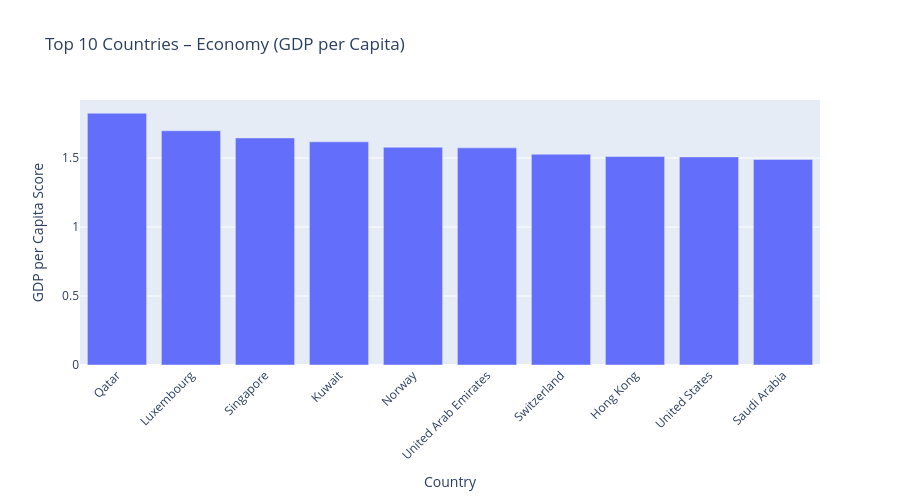

The code cell stored with this chart in its notebook:
### Code cell
# Task 3: Exploratory Data Analysis
# Bar Charts 
import plotly.express as px

# Top 10 countries by GDP per Capita
top10_gdp = df.nlargest(10, "Economy (GDP per Capita)")

fig_4 = px.bar(
    top10_gdp,
    x="Country",
    y="Economy (GDP per Capita)",
    title="Top 10 Countries – Economy (GDP per Capita)",
    labels={"Economy (GDP per Capita)": "GDP per Capita Score"},
    hover_data={"Economy (GDP per Capita)": True}
)

fig_4.update_layout(
    xaxis_tickangle=-45,
    height=500
)

fig_4.show()

### Figure 1 — Plotly figure (JSON) as saved in the notebook; plotly's stock layout.template omitted (floating-point values rounded to 4 significant figures)
{"data": [{"alignmentgroup": "True", "hovertemplate": "Country=%{x}<br>GDP per Capita Score=%{y}<extra></extra>", "legendgroup": "", "marker": {"color": "#636efa", "pattern": {"shape": ""}}, "name": "", "offsetgroup": "", "orientation": "v", "showlegend": false, "textposition": "auto", "type": "bar", "x": ["Qatar", "Luxembourg", "Singapore", "Kuwait", "Norway", "United Arab Emirates", "Switzerland", "Hong Kong", "United States", "Saudi Arabia"], "xaxis": "x", "y": [1.824, 1.698, 1.646, 1.617, 1.577, 1.574, 1.527, 1.511, 1.508, 1.49], "yaxis": "y"}], "layout": {"barmode": "relative", "height": 500, "legend": {"tracegroupgap": 0}, "title": {"text": "Top 10 Countries – Economy (GDP per Capita)"}, "xaxis": {"anchor": "y", "domain": [0, 1], "tickangle": -45, "title": {"text": "Country"}}, "yaxis": {"anchor": "x", "domain": [0, 1], "title": {"text": "GDP per Capita Score"}}}}
